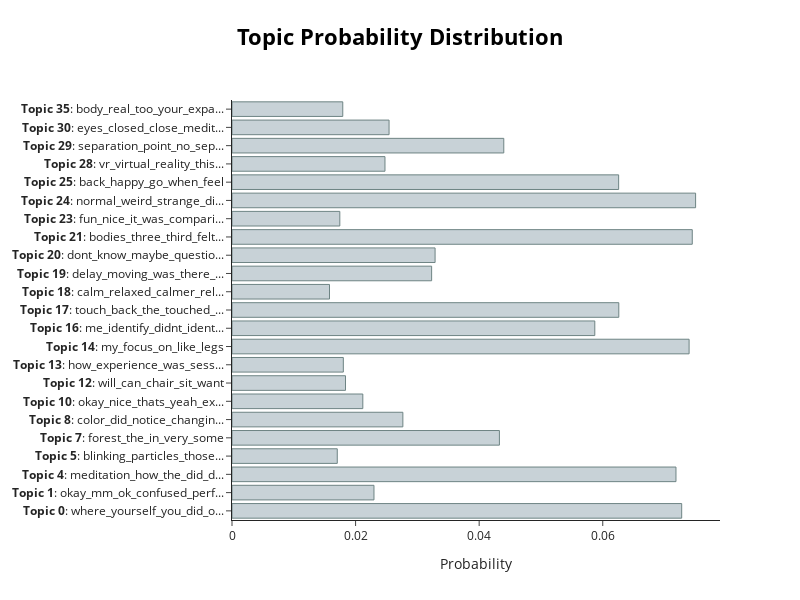

Source (notebook cell):
### Code cell
topic_model.visualize_distribution(topic_distr[1])

### Figure 1 — Plotly figure (JSON) as saved in the notebook; plotly's stock layout.template omitted (floating-point values rounded to 4 significant figures)
{"data": [{"marker": {"color": "#C8D2D7", "line": {"color": "#6E8484", "width": 1}}, "orientation": "h", "type": "bar", "x": [0.07277, 0.02298, 0.07185, 0.01704, 0.04328, 0.02765, 0.02117, 0.01837, 0.01802, 0.07397, 0.05871, 0.0626, 0.01578, 0.03231, 0.03287, 0.07449, 0.01745, 0.07502, 0.06257, 0.02476, 0.04398, 0.02542, 0.01793], "y": ["<b>Topic 0</b>: where_yourself_you_did_o...", "<b>Topic 1</b>: okay_mm_ok_confused_perf...", "<b>Topic 4</b>: meditation_how_the_did_d...", "<b>Topic 5</b>: blinking_particles_those...", "<b>Topic 7</b>: forest_the_in_very_some", "<b>Topic 8</b>: color_did_notice_changin...", "<b>Topic 10</b>: okay_nice_thats_yeah_ex...", "<b>Topic 12</b>: will_can_chair_sit_want", "<b>Topic 13</b>: how_experience_was_sess...", "<b>Topic 14</b>: my_focus_on_like_legs", "<b>Topic 16</b>: me_identify_didnt_ident...", "<b>Topic 17</b>: touch_back_the_touched_...", "<b>Topic 18</b>: calm_relaxed_calmer_rel...", "<b>Topic 19</b>: delay_moving_was_there_...", "<b>Topic 20</b>: dont_know_maybe_questio...", "<b>Topic 21</b>: bodies_three_third_felt...", "<b>Topic 23</b>: fun_nice_it_was_compari...", "<b>Topic 24</b>: normal_weird_strange_di...", "<b>Topic 25</b>: back_happy_go_when_feel", "<b>Topic 28</b>: vr_virtual_reality_this...", "<b>Topic 29</b>: separation_point_no_sep...", "<b>Topic 30</b>: eyes_closed_close_medit...", "<b>Topic 35</b>: body_real_too_your_expa..."]}], "layout": {"height": 600, "hoverlabel": {"bgcolor": "white", "font": {"family": "Rockwell", "size": 16}}, "title": {"font": {"color": "Black", "size": 22}, "text": "<b>Topic Probability Distribution</b>", "x": 0.5, "xanchor": "center", "y": 0.95, "yanchor": "top"}, "width": 800, "xaxis": {"title": {"text": "Probability"}}}}
